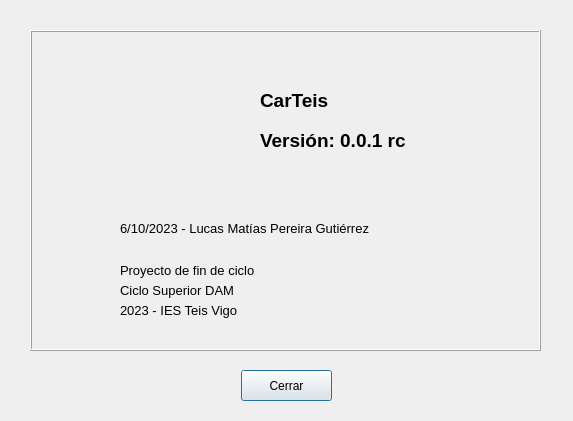
<?xml version="1.0" encoding="UTF-8"?>
<ui version="4.0">
 <class>dlgAbout</class>
 <widget class="QDialog" name="dlgAbout">
  <property name="windowModality">
   <enum>Qt::ApplicationModal</enum>
  </property>
  <property name="geometry">
   <rect>
    <x>0</x>
    <y>0</y>
    <width>573</width>
    <height>421</height>
   </rect>
  </property>
  <property name="windowTitle">
   <string>Acerca de...</string>
  </property>
  <property name="windowIcon">
   <iconset resource="resources.qrc">
    <normaloff>:/img/img/coche2.png</normaloff>:/img/img/coche2.png</iconset>
  </property>
  <property name="styleSheet">
   <string notr="true"/>
  </property>
  <property name="modal">
   <bool>true</bool>
  </property>
  <widget class="QPushButton" name="btnCerrarAbout">
   <property name="geometry">
    <rect>
     <x>241</x>
     <y>370</y>
     <width>91</width>
     <height>31</height>
    </rect>
   </property>
   <property name="text">
    <string>Cerrar</string>
   </property>
  </widget>
  <widget class="QFrame" name="frameAbout">
   <property name="geometry">
    <rect>
     <x>30</x>
     <y>30</y>
     <width>511</width>
     <height>321</height>
    </rect>
   </property>
   <property name="styleSheet">
    <string notr="true"/>
   </property>
   <property name="frameShape">
    <enum>QFrame::Box</enum>
   </property>
   <property name="frameShadow">
    <enum>QFrame::Raised</enum>
   </property>
   <widget class="QLabel" name="label_7">
    <property name="geometry">
     <rect>
      <x>90</x>
      <y>50</y>
      <width>101</width>
      <height>101</height>
     </rect>
    </property>
    <property name="frameShape">
     <enum>QFrame::NoFrame</enum>
    </property>
    <property name="text">
     <string/>
    </property>
    <property name="pixmap">
     <pixmap resource="resources.qrc">:/img/img/coche2.png</pixmap>
    </property>
    <property name="scaledContents">
     <bool>true</bool>
    </property>
   </widget>
   <widget class="QLabel" name="label_6">
    <property name="geometry">
     <rect>
      <x>90</x>
      <y>270</y>
      <width>331</width>
      <height>21</height>
     </rect>
    </property>
    <property name="font">
     <font>
      <pointsize>10</pointsize>
     </font>
    </property>
    <property name="text">
     <string>2023 - IES Teis Vigo</string>
    </property>
   </widget>
   <widget class="QLabel" name="label_3">
    <property name="geometry">
     <rect>
      <x>90</x>
      <y>190</y>
      <width>321</width>
      <height>16</height>
     </rect>
    </property>
    <property name="font">
     <font>
      <pointsize>10</pointsize>
     </font>
    </property>
    <property name="text">
     <string>6/10/2023 - Lucas Matías Pereira Gutiérrez</string>
    </property>
   </widget>
   <widget class="QLabel" name="label_4">
    <property name="geometry">
     <rect>
      <x>90</x>
      <y>230</y>
      <width>171</width>
      <height>21</height>
     </rect>
    </property>
    <property name="font">
     <font>
      <pointsize>10</pointsize>
     </font>
    </property>
    <property name="text">
     <string>Proyecto de fin de ciclo</string>
    </property>
   </widget>
   <widget class="QLabel" name="label">
    <property name="geometry">
     <rect>
      <x>230</x>
      <y>60</y>
      <width>81</width>
      <height>21</height>
     </rect>
    </property>
    <property name="font">
     <font>
      <pointsize>14</pointsize>
      <weight>75</weight>
      <bold>true</bold>
     </font>
    </property>
    <property name="text">
     <string>CarTeis</string>
    </property>
   </widget>
   <widget class="QLabel" name="label_2">
    <property name="geometry">
     <rect>
      <x>230</x>
      <y>100</y>
      <width>171</width>
      <height>21</height>
     </rect>
    </property>
    <property name="font">
     <font>
      <pointsize>14</pointsize>
      <weight>75</weight>
      <bold>true</bold>
     </font>
    </property>
    <property name="text">
     <string>Versión: 0.0.1 rc</string>
    </property>
   </widget>
   <widget class="QLabel" name="label_5">
    <property name="geometry">
     <rect>
      <x>90</x>
      <y>250</y>
      <width>371</width>
      <height>21</height>
     </rect>
    </property>
    <property name="font">
     <font>
      <pointsize>10</pointsize>
     </font>
    </property>
    <property name="text">
     <string>Ciclo Superior DAM</string>
    </property>
   </widget>
  </widget>
 </widget>
 <resources>
  <include location="resources.qrc"/>
 </resources>
 <connections/>
</ui>
